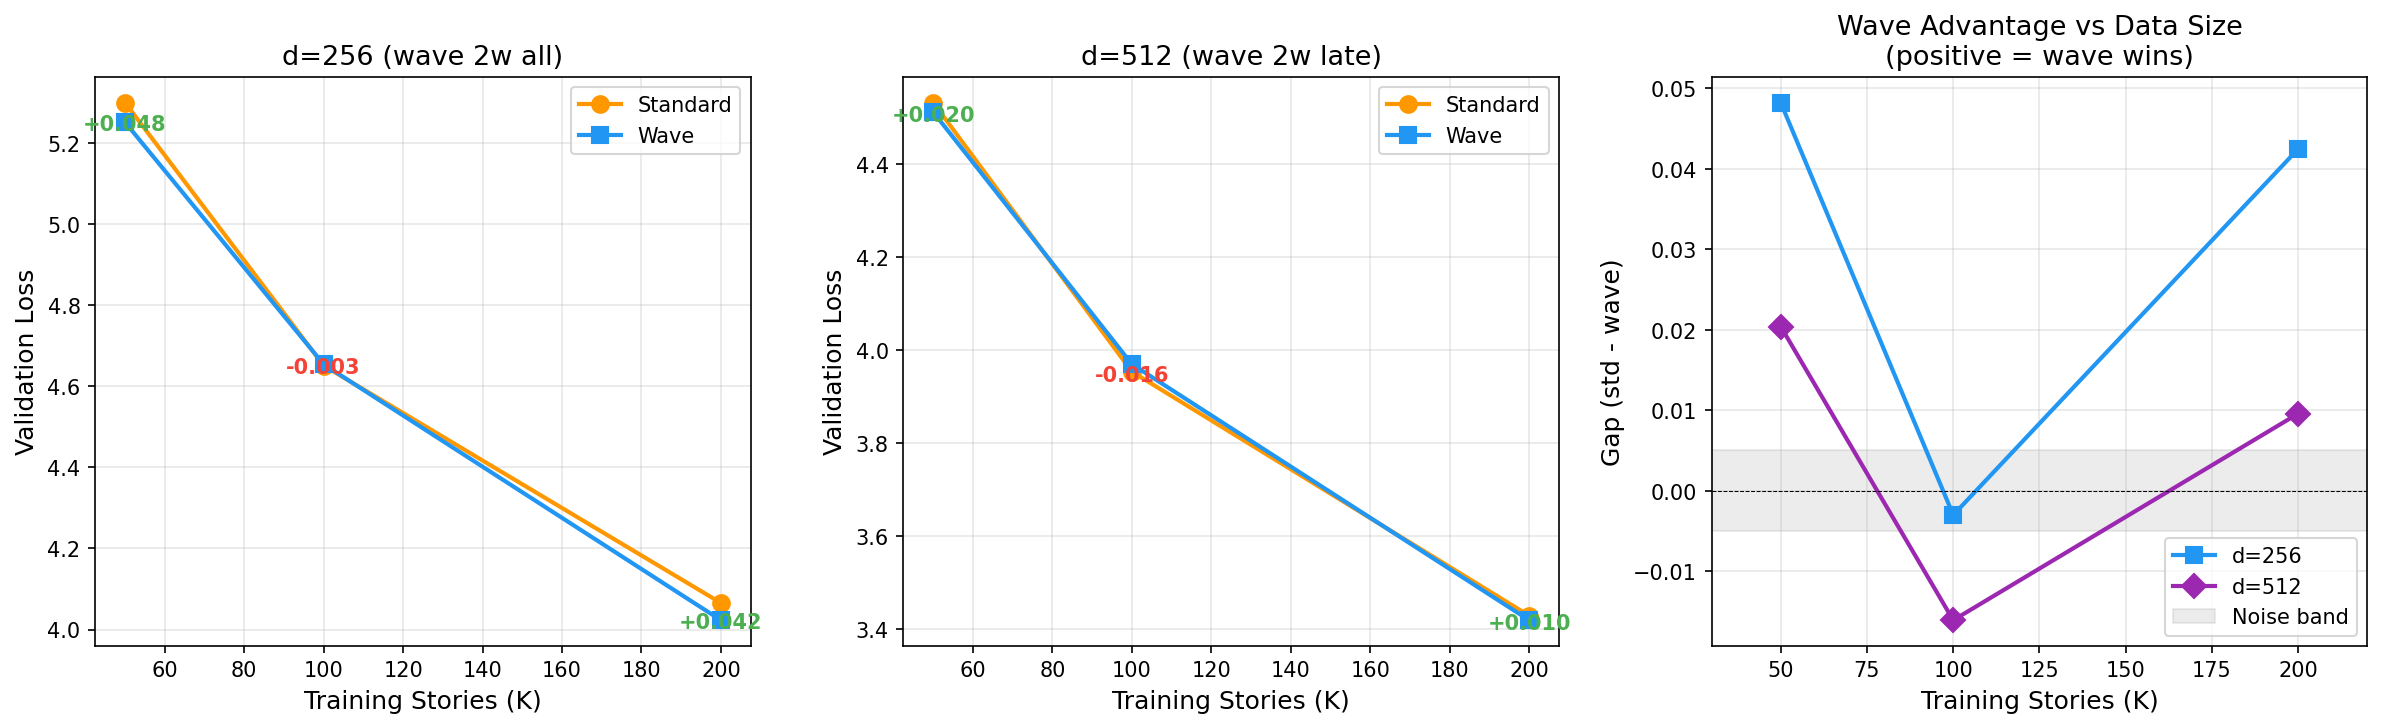

Recreate this plot in Python.
"""Visualize data scaling: wave vs standard at different data sizes."""
import matplotlib
matplotlib.use('Agg')
import matplotlib.pyplot as plt
import numpy as np
import json

with open("results_data_scaling.json") as f:
    data = json.load(f)

fig, axes = plt.subplots(1, 3, figsize=(16, 5))

for ax_idx, (d, d_label) in enumerate([(256, "d=256"), (512, "d=512")]):
    ax = axes[ax_idx]
    sizes = [50, 100, 200]
    std_vals = [data[f"d{d}_n{s}K"]["std_val"] for s in sizes]
    wave_vals = [data[f"d{d}_n{s}K"]["wave_val"] for s in sizes]
    gaps = [data[f"d{d}_n{s}K"]["gap"] for s in sizes]

    ax.plot(sizes, std_vals, 'o-', color='#FF9800', linewidth=2, markersize=8, label='Standard')
    ax.plot(sizes, wave_vals, 's-', color='#2196F3', linewidth=2, markersize=8, label='Wave')

    for i, (s, g) in enumerate(zip(sizes, gaps)):
        color = '#4CAF50' if g > 0 else '#F44336'
        ax.annotate(f'{g:+.3f}', (s, min(std_vals[i], wave_vals[i]) - 0.02),
                   ha='center', fontsize=10, color=color, fontweight='bold')

    ax.set_xlabel('Training Stories (K)', fontsize=12)
    ax.set_ylabel('Validation Loss', fontsize=12)
    ax.set_title(f'{d_label} (wave 2w {"all" if d==256 else "late"})', fontsize=13)
    ax.legend(fontsize=10)
    ax.grid(alpha=0.3)

# Third panel: gap vs data size
ax = axes[2]
for d, color, marker, label in [(256, '#2196F3', 's', 'd=256'), (512, '#9C27B0', 'D', 'd=512')]:
    sizes = [50, 100, 200]
    gaps = [data[f"d{d}_n{s}K"]["gap"] for s in sizes]
    ax.plot(sizes, gaps, f'{marker}-', color=color, linewidth=2, markersize=8, label=label)

ax.axhline(y=0, color='black', linewidth=0.5, linestyle='--')
ax.fill_between([0, 250], -0.005, 0.005, color='gray', alpha=0.15, label='Noise band')
ax.set_xlabel('Training Stories (K)', fontsize=12)
ax.set_ylabel('Gap (std - wave)', fontsize=12)
ax.set_title('Wave Advantage vs Data Size\n(positive = wave wins)', fontsize=13)
ax.legend(fontsize=10)
ax.grid(alpha=0.3)
ax.set_xlim(30, 220)

plt.tight_layout()
plt.savefig('scaling_data.png', dpi=150, bbox_inches='tight')
print('Saved scaling_data.png')

# Summary
print("\nData Scaling Summary:")
print("  d=256: 50K→+0.048, 100K→-0.003, 200K→+0.043")
print("  d=512: 50K→+0.020, 100K→-0.016, 200K→+0.010")
print("\n  Wave advantage is NON-MONOTONIC.")
print("  100K shows a dip (possible: LR/batch interaction with data size)")
print("  200K: advantage RETURNS at both scales")
print("  This suggests STRUCTURAL advantage, not just sample efficiency")
